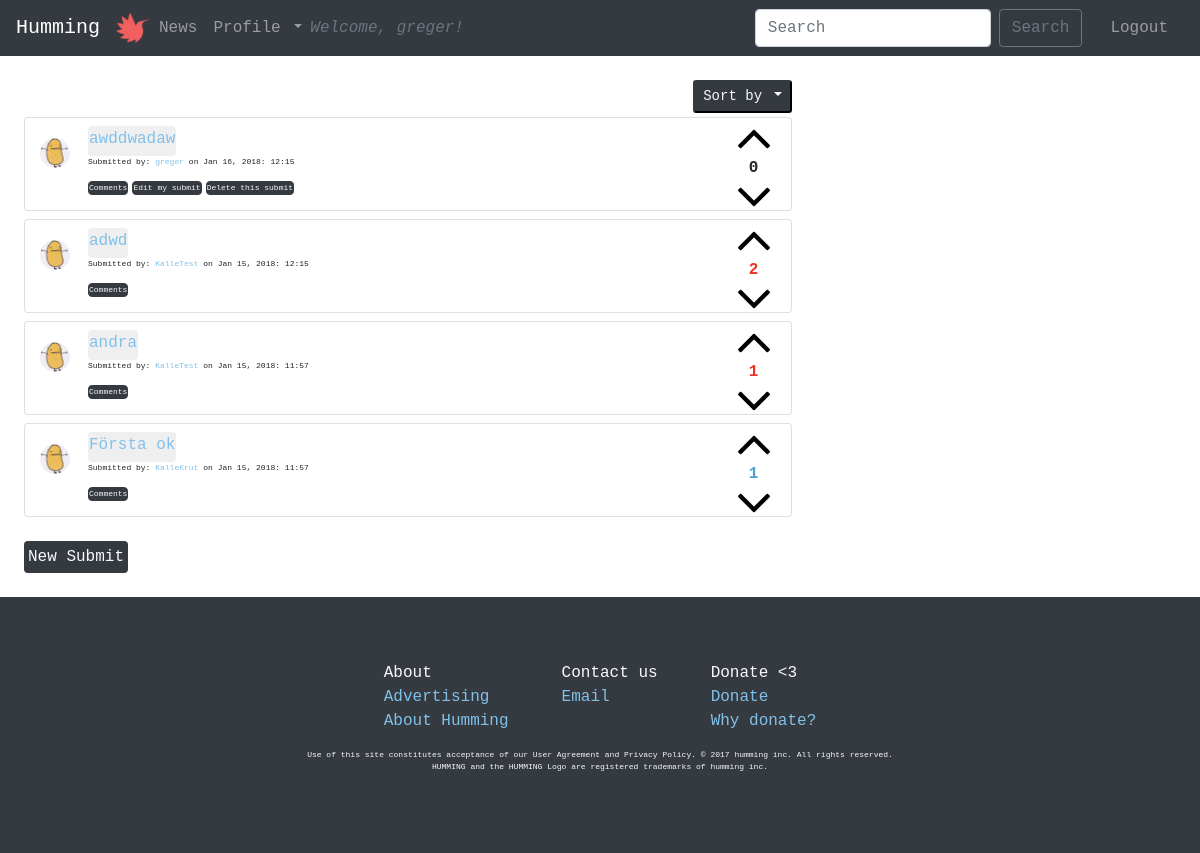
Screenshot of /index.php (signed in) with the database file from the repository.
### tables this page shows
CREATE TABLE "users" (
	`userID`	INTEGER PRIMARY KEY AUTOINCREMENT,
	`username`	VARCHAR NOT NULL UNIQUE,
	`email`	VARCHAR NOT NULL UNIQUE,
	`password`	VARCHAR NOT NULL,
	`bio`	VARCHAR,
	`picture`	VARCHAR
);

CREATE TABLE "posts" (
	`title`	TEXT NOT NULL,
	`description`	TEXT NOT NULL,
	`url`	TEXT,
	`postID`	INTEGER NOT NULL PRIMARY KEY AUTOINCREMENT UNIQUE,
	`postdate`	INTEGER,
	`userID`	INTEGER,
	`voteDir`	INTEGER
);

### index.php (called while the page is built)
<?php require __DIR__.'/viewings/header.php'; ?>
<?php require __DIR__.'/forum.php'; ?>
<?php require __DIR__.'/viewings/footer.php'; ?>

### php/functions.php (called while the page is built, shortened)
<?php
function posts($pdo) {
  $allPosts = "SELECT *
               FROM posts
               LEFT JOIN users
               ON posts.userID=users.userID
               ORDER BY postID DESC";
  $statement = $pdo->prepare($allPosts);
  $statement->execute();
  $resultPosts = $statement->fetchAll(PDO::FETCH_ASSOC);
  return $resultPosts;
}
function myProfile($pdo) {
  $id = (int)$_SESSION['users']['userID'];
  $getMyProfile = "SELECT * FROM users
                   WHERE userID= :userID";
  $statement = $pdo->prepare($getMyProfile);
  $statement->bindParam(':userID', $id, PDO::PARAM_INT);
  $statement->execute();
  $resultGetMyProfile = $statement->fetchALL(PDO::FETCH_ASSOC);
  return $resultGetMyProfile;
}
function voteSum($pdo, $postID) {
  $voteSum =  "SELECT sum(voteDir)
               AS score
               FROM votes
               WHERE postID= :postID";
  $statement = $pdo->prepare($voteSum);
  $statement->bindParam(':postID', $postID, PDO::PARAM_INT);
  $statement->execute();
  $resultvoteSum = $statement->fetch(PDO::FETCH_ASSOC);
  return $resultvoteSum;
}
function voteDir($pdo, $postID) {
  $userID = $_SESSION['users']['userID'];
  $voteDir =  "SELECT voteDir
               FROM votes
               WHERE postID= :postID
               AND userID= :userID";
  $statement = $pdo->prepare($voteDir);
  $statement->bindParam(':postID', $postID, PDO::PARAM_INT);
  $statement->bindParam(':userID', $userID, PDO::PARAM_INT);
  $statement->execute();
  $resultvoteDir = $statement->fetchAll(PDO::FETCH_ASSOC);
  return $resultvoteDir;
}

### forum.php (the view, shortened to what this page needs)
<div class="m-4">
  <?php $submits = posts($pdo) ?>
  <div class="col-sm-8 p-0">
    <div class="dropdown float-right mb-1 dropdownSize">
      <button class="btn-sm btn-dark text-light dropdown-toggle" type="button" id="dropdownMenu2" data-toggle="dropdown" aria-haspopup="true" aria-expanded="false">
        Sort by
      </button>
    </div>
  </div>
  <?php foreach($submits as $submit => $value):?>
    <div class="card col-sm-8 mt-2 pr-0">
      <div class="card-body pl-0 pt-1 pb-1">
        <div class="float-right voteFlex mb-1">
          <?php if (isset($_SESSION['users'])): ?>
            <button class="cursorPointer btn btn-link p-0 upvote" type="button" name="upvotes" data-dir="1" value="<?php echo $value['postID'] ?>">
              <img class="upvotes" src="images/up-arrow.png" alt="">
            </button>
          <?php endif; ?>
          <?php $voteSum = voteSum($pdo, $value['postID'])?>
          <?php if (isset($_SESSION['users'])): ?>
          <?php $voteDirs = voteDir($pdo, $value['postID']) ?>
          <?php endif; ?>
          <p class="voteSums m-0 text-center font-weight-bold
          <?php if (isset($_SESSION['users'])) {
            foreach($voteDirs as $voteDir) {
              if ($voteDir['voteDir'] == 1 ) {
                echo "upVoteRed";}
                if ($voteDir['voteDir'] == -1 ) {
                  echo "downVoteBlue";}
                }
              }?>" name="voteSums">
              <?php if ($voteSum['score'] == null): ?>
                <?php echo "0"?>
              <?php else: echo $voteSum['score'] ?>
              <?php endif; ?>
            </p>
            <?php if (isset($_SESSION['users'])): ?>
              <button class="cursorPointer btn btn-link p-0 m-0 downvote" type="button" name="downvotes" data-dir="-1" value="<?php echo $value['postID'] ?>">
                <img class="downvotes" src="images/down-arrow.png" alt="">
              </button>
            <?php endif; ?>
          </div>
          <a href="/php/allProfiles.php?id=<?php echo $value['userID']?>">
            <img class="float-left profilePicSubs mt-3 mr-3 " src=" <?php if(isset($value['picture'])): ?>
              <?php echo "../profileImages/".$value['picture']; ?>
            <?php else: echo "../images/potato.jpg"; ?>
            <?php endif; ?>" alt="">
          </a>
          <blockquote class="d-block blockquote mb-0 ml-4 pl-4 mt-1">
            <form class="col-10 text-truncate pl-0" action="/commentsform.php" method="GET">
              <button class="btn cursorPointer m-0 p-0 pb-1 " type="submit" name="id" value="<?php echo $value['postID'] ?>">
                <p class="m-0 anchor-color"><?php echo $value['title'];?></p>
              </button>
            </form>
            <p class="mb-0 smallfont">
              Submitted by: <a class="anchor-color" href="/php/allProfiles.php?id=<?php echo $value['userID']?>"><?php echo $value['username']?></a> on <?php echo $value['postdate'] ?>
            </p>
          </blockquote>
          <?php if (isset($_SESSION['users'])): ?>
            <div class="d-flex flex-column mt-2 align-bottom">
              <div class="row p-0 ml-5">
                <form action="/commentsform.php" method="GET">
                  <button class="btn btn-dark text-light m-0 p-0 mr-1" type="submit" name="id" value="<?php echo $value['postID'] ?>">
                    <a href="/commentsform.php"><p class="m-0 text-light smallfont">Comments</p></a>
                  </button>
                </form>
                <?php if ($value['userID'] === $_SESSION['users']['userID']): ?>
                  <form action="/editsubmit.php" method="GET">
                    <button class="btn btn-dark text-light m-0 p-0 mr-1" type="submit" name="id" value="<?php echo $value['postID'] ?>">
                      <a href="/editsubmit.php" class="m-0 text-light smallfont"><p class="mb-0">Edit my submit</p></a>
                    </button>
                  </form>
                  <form action="/php/deletePost.php" method="GET">
                    <button class="btn btn-dark text-light m-0 p-0" type="submit" name="id" value="<?php echo $value['postID'] ?>">
                      <a href="/php/deletePost.php?id=<?php echo $value['postID'] ?>" class="m-0 text-light smallfont"><p class="mb-0">Delete this submit</p>
                      </a>
                    </button>
                  </form>
                <?php endif; ?>
              </div>
            </div>
          <?php endif; ?>
        </div>
      </div>
    <?php endforeach; ?>
    <?php if (isset($_SESSION['users'])): ?>
      <ul class="nav nav-pills mb-3 mt-4" id="pills-tab" role="tablist">
        <li class="nav-item">
          <a class="nav-link bg-dark text-light p-1" id="pills-home-tab" data-toggle="pill" href="#pills-home" role="tab" aria-controls="pills-home" aria-selected="true">New Submit</a>
        </li>
      </ul>
    <?php endif; ?>
  </div>

### viewings/navigation.php (shortened to what this page needs)
<nav class="navbar navbar-expand-lg navbar-dark bg-dark">
  <a class="navbar-brand" href="/index.php">Humming</a>
  <img src="../../images/hummingLogo.png" width="35" height="30" class="d-inline-block align-top" alt="">
<div class="collapse navbar-collapse" id="navbarSupportedContent">
  <ul class="navbar-nav ml-auto w-100 justify-content-start">
      <li class="nav-item">
        <a class="nav-link" href="/news.php">News<span class="sr-only">(current)</span></a>
      </li>
      <?php if (isset($_SESSION['users'])):?>
        <li class="nav-item dropdown">
          <a class="nav-link dropdown-toggle" href="#" id="navbarDropdown" role="button" data-toggle="dropdown" aria-haspopup="true" aria-expanded="false">
            Profile
          </a>
        </li>
        <?php $userNames = myProfile($pdo) ?>
        <?php foreach($userNames as $userName): ?>
          <p class="font-italic text-secondary mt-2 mb-0">Welcome, <?php echo $userName['username'];?>!</p>
        <?php endforeach; ?>
      <?php endif; ?>
  </ul>
  <ul class="nav navbar-nav ml-auto w-100 mr-1 justify-content-end">
    <form class="form-inline my-2 my-lg-0">
      <input class="form-control mr-sm-2" type="search" placeholder="Search" aria-label="Search">
      <button class="btn btn-outline-secondary my-2 my-sm-0" type="submit">Search</button>
    </form>
  </ul>
  <?php if (isset($_SESSION['users'])):?>
    <ul class="nav navbar-nav ml-auto w-10 mr-3 pl-4 justify-content-end">
      <div class="clearfix">
        <li class="nav-item float-right">
          <a href="../php/logout.php" class="nav-link p-0">Logout</a>
        </li>
      </div>
    </ul>
  <?php endif; ?>
</div>
</nav>

### style/main.css (style rules this page uses)
html body { height: 100%; width: 100%; }
* { font-family: monospace; }
ul { list-style-type: none; }
a { text-decoration: none; }
.smallfont { font-size: 8px; }
.profilePicSubs { border-radius: 100px; height: 30px; width: 30px; }
.upvote { height: 40px; width: 35px; }
.downvote { height: 40px; width: 35px; }
.cursorPointer { cursor: pointer; }
.anchor-color { color: #81c1e9; }
.voteFlex { height: 80px; display: flex; flex-flow: column nowrap; justify-content: space-between; align-items: center; }
.voteSums { font-size: 16px; display: block; }
.upVoteRed { color: #EB3324; }
.downVoteBlue { color: #4ba0d5; }

### rows the page displays
users: username "greger"
posts: $value['postID'] 8 (drawn), shows "0", userID.picture (picture), title "awddwadaw", userID.username "greger", postdate "Jan 16, 2018: 12:15"
posts: $value['postID'] 3 (drawn), score "2", title "adwd", userID.username "KalleTest", postdate "Jan 15, 2018: 12:15"
posts: $value['postID'] 2 (drawn), score "1", title "andra", userID.username "KalleTest", postdate "Jan 15, 2018: 11:57"
posts: score "1", title "Första ok", userID.username "KalleKrut", postdate "Jan 15, 2018: 11:57"
